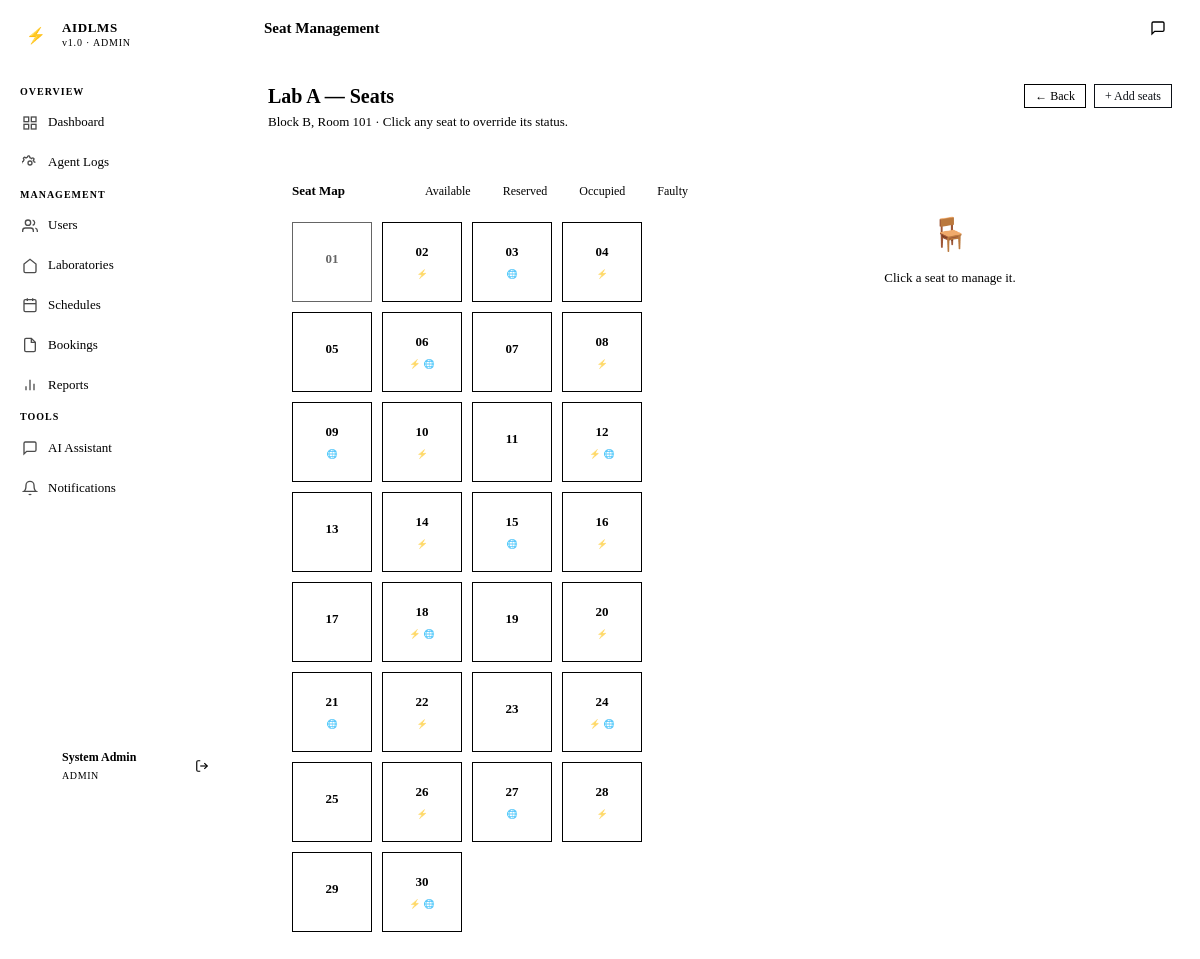
Page /admin/labs/c18dd51e-e56c-4f8e-8ab9-c8b72d5110d7/seats (signed in) on the committed database.
### app/models/models.py (models this page shows, shortened)
class User(UserMixin, db.Model):
    __tablename__ = 'users'
    id = db.Column(db.String(36), primary_key=True, default=gen_uuid)
    name = db.Column(db.String(100), nullable=False)
    email = db.Column(db.String(150), unique=True, nullable=False)
    password_hash = db.Column(db.String(255), nullable=False)
    role = db.Column(db.Enum('student', 'lecturer', 'technician', 'admin', name='user_role'), nullable=False)
    active = db.Column(db.Boolean, default=True)
    created_at = db.Column(db.DateTime, default=datetime.utcnow)
    bookings = db.relationship('Booking', foreign_keys='Booking.user_id', backref='user', lazy='dynamic')
    attendance_records = db.relationship('Attendance', foreign_keys='Attendance.user_id', backref='user', lazy='dynamic')
    notifications = db.relationship('Notification', backref='user', lazy='dynamic')
    chat_logs = db.relationship('ChatLog', backref='user', lazy='dynamic')
    sessions_opened = db.relationship('Session', foreign_keys='Session.lecturer_id', backref='lecturer', lazy='dynamic')
    schedules = db.relationship('Schedule', foreign_keys='Schedule.lecturer_id', backref='lecturer', lazy='dynamic')

class Laboratory(db.Model):
    __tablename__ = 'laboratories'
    id = db.Column(db.String(36), primary_key=True, default=gen_uuid)
    name = db.Column(db.String(100), nullable=False)
    capacity = db.Column(db.Integer, nullable=False)
    location = db.Column(db.String(100), nullable=False)
    status = db.Column(db.Enum('active', 'inactive', 'maintenance', name='lab_status'), default='active')
    created_at = db.Column(db.DateTime, default=datetime.utcnow)
    seats = db.relationship('Seat', backref='laboratory', lazy='dynamic', cascade='all, delete-orphan')
    schedules = db.relationship('Schedule', backref='laboratory', lazy='dynamic')
    equipment = db.relationship('Equipment', backref='laboratory', lazy='dynamic', cascade='all, delete-orphan')

class Seat(db.Model):
    __tablename__ = 'seats'
    id = db.Column(db.String(36), primary_key=True, default=gen_uuid)
    lab_id = db.Column(db.String(36), db.ForeignKey('laboratories.id'), nullable=False)
    seat_number = db.Column(db.String(10), nullable=False)
    status = db.Column(db.Enum('available', 'reserved', 'occupied', 'faulty', name='seat_status'), default='available')
    has_power = db.Column(db.Boolean, default=False)
    has_network = db.Column(db.Boolean, default=False)
    updated_at = db.Column(db.DateTime, default=datetime.utcnow, onupdate=datetime.utcnow)
    bookings = db.relationship('Booking', backref='seat', lazy='dynamic')

### app/admin/routes.py (the view)
@admin_bp.route('/labs/<lab_id>/seats')
@admin_required
def lab_seats(lab_id):
    lab = Laboratory.query.get_or_404(lab_id)
    seats = Seat.query.filter_by(lab_id=lab_id).order_by(Seat.seat_number).all()
    return render_template('admin/lab_seats.html', lab=lab, seats=seats)

### app/admin/routes.py (called while the page is built)
def admin_required(f):
    @wraps(f)
    def decorated(*args, **kwargs):
        if current_user.role != 'admin':
            return redirect(url_for('auth.login'))
        return f(*args, **kwargs)
    return login_required(decorated)

### app/templates/admin/lab_seats.html (shortened to what this page needs)
{% extends "base.html" %}
{% block page_title %}Seat Management{% endblock %}
{% block content %}
<div class="page-header">
  <div class="page-header-text">
    <h1>{{ lab.name }} — Seats</h1>
    <p>{{ lab.location }} · Click any seat to override its status.</p>
  </div>
  <div class="page-header-actions">
    <a href="{{ url_for('admin.labs') }}" class="btn btn-secondary btn-sm">← Back</a>
    <button class="btn btn-primary btn-sm" onclick="document.getElementById('addSeatsModal').classList.remove('hidden')">+ Add seats</button>
  </div>
</div>
<div class="grid-2" style="align-items:start;">
  <div class="seat-map-container" data-lab-id="{{ lab.id }}">
    <div class="seat-map-header">
      <div style="font-size:13px; font-weight:600;">Seat Map
        <span class="live-dot" style="margin-left:8px;"></span>
      </div>
      <div class="seat-legend">
        <div class="legend-item"><div class="legend-dot available"></div> Available</div>
        <div class="legend-item"><div class="legend-dot reserved"></div> Reserved</div>
        <div class="legend-item"><div class="legend-dot occupied"></div> Occupied</div>
        <div class="legend-item"><div class="legend-dot faulty"></div> Faulty</div>
      </div>
    </div>
    <div class="seat-grid" id="seatGrid">
      {% for seat in seats %}
      <div class="seat-card seat-{{ seat.status }}"
           id="seat-{{ seat.id }}"
           data-seat-id="{{ seat.id }}"
           onclick="openSeatModal('{{ seat.id }}', '{{ seat.seat_number }}', '{{ seat.status }}')"
           title="Seat {{ seat.seat_number }}{% if seat.has_power %} · ⚡{% endif %}{% if seat.has_network %} · 🌐{% endif %}">
        {{ seat.seat_number }}
        <div class="seat-icons">
          {% if seat.has_power %}<span class="seat-icon-small">⚡</span>{% endif %}
          {% if seat.has_network %}<span class="seat-icon-small">🌐</span>{% endif %}
        </div>
      </div>
      {% endfor %}
    </div>
  </div>
  <div class="card" id="seatDetailPanel">
    <div style="text-align:center; padding:32px; color:var(--color-text-muted); font-size:13px;">
      <div style="font-size:32px; margin-bottom:8px;">🪑</div>
      Click a seat to manage it.
    </div>
  </div>
</div>
{% endblock %}

### app/templates/base.html (shortened to what this page needs)
<!DOCTYPE html>
<html lang="en">
<head>
  <link rel="stylesheet" href="{{ url_for('static', filename='css/style.css') }}">
</head>
<body>
<div class="app-shell">
  <aside class="sidebar" id="sidebar">
    <div class="sidebar-brand">
      <a href="{{ url_for('admin.dashboard') if current_user.role == 'admin' else url_for(current_user.role + '.dashboard') }}" class="brand-logo">
        <div class="brand-icon">⚡</div>
        <div class="brand-text">
          <span class="brand-name">AIDLMS</span>
          <span class="brand-sub">v1.0 · {{ current_user.role | upper }}</span>
        </div>
      </a>
    </div>
    <nav class="sidebar-nav">
      {% if current_user.role == 'student' %}
        <span class="nav-section-label">Main</span>
        <a href="{{ url_for('student.dashboard') }}" class="nav-item {% if request.endpoint == 'student.dashboard' %}active{% endif %}">
          <svg class="nav-icon" viewBox="0 0 24 24" fill="none" stroke="currentColor" stroke-width="2"><rect x="3" y="3" width="7" height="7"/><rect x="14" y="3" width="7" height="7"/><rect x="14" y="14" width="7" height="7"/><rect x="3" y="14" width="7" height="7"/></svg>
          Dashboard
        </a>
        <a href="{{ url_for('student.labs') }}" class="nav-item {% if 'labs' in request.endpoint %}active{% endif %}">
          <svg class="nav-icon" viewBox="0 0 24 24" fill="none" stroke="currentColor" stroke-width="2"><path d="M3 9l9-7 9 7v11a2 2 0 01-2 2H5a2 2 0 01-2-2z"/></svg>
          Laboratories
        </a>
        <a href="{{ url_for('student.bookings') }}" class="nav-item {% if request.endpoint == 'student.bookings' %}active{% endif %}">
          <svg class="nav-icon" viewBox="0 0 24 24" fill="none" stroke="currentColor" stroke-width="2"><rect x="3" y="4" width="18" height="18" rx="2"/><line x1="16" y1="2" x2="16" y2="6"/><line x1="8" y1="2" x2="8" y2="6"/><line x1="3" y1="10" x2="21" y2="10"/></svg>
          My Bookings
        </a>
        <a href="{{ url_for('student.schedule') }}" class="nav-item {% if request.endpoint == 'student.schedule' %}active{% endif %}">
          <svg class="nav-icon" viewBox="0 0 24 24" fill="none" stroke="currentColor" stroke-width="2"><circle cx="12" cy="12" r="10"/><path d="M12 6v6l4 2"/></svg>
          Schedule
        </a>
        <a href="{{ url_for('student.attendance') }}" class="nav-item {% if request.endpoint == 'student.attendance' %}active{% endif %}">
          <svg class="nav-icon" viewBox="0 0 24 24" fill="none" stroke="currentColor" stroke-width="2"><path d="M9 11l3 3L22 4"/><path d="M21 12v7a2 2 0 01-2 2H5a2 2 0 01-2-2V5a2 2 0 012-2h11"/></svg>
          Attendance
        </a>
        <span class="nav-section-label">Tools</span>
        <a href="{{ url_for('chatbot.index') }}" class="nav-item {% if 'chatbot' in request.endpoint %}active{% endif %}">
          <svg class="nav-icon" viewBox="0 0 24 24" fill="none" stroke="currentColor" stroke-width="2"><path d="M21 15a2 2 0 01-2 2H7l-4 4V5a2 2 0 012-2h14a2 2 0 012 2z"/></svg>
          AI Assistant
        </a>
        <a href="{{ url_for('student.notifications') }}" class="nav-item {% if request.endpoint == 'student.notifications' %}active{% endif %}">
          <svg class="nav-icon" viewBox="0 0 24 24" fill="none" stroke="currentColor" stroke-width="2"><path d="M18 8A6 6 0 006 8c0 7-3 9-3 9h18s-3-2-3-9"/><path d="M13.73 21a2 2 0 01-3.46 0"/></svg>
          Notifications
          {% if unread_count > 0 %}<span class="nav-badge">{{ unread_count }}</span>{% endif %}
        </a>
      {% elif current_user.role == 'admin' %}
        <span class="nav-section-label">Overview</span>
        <a href="{{ url_for('admin.dashboard') }}" class="nav-item {% if request.endpoint == 'admin.dashboard' %}active{% endif %}">
          <svg class="nav-icon" viewBox="0 0 24 24" fill="none" stroke="currentColor" stroke-width="2"><rect x="3" y="3" width="7" height="7"/><rect x="14" y="3" width="7" height="7"/><rect x="14" y="14" width="7" height="7"/><rect x="3" y="14" width="7" height="7"/></svg>
          Dashboard
        </a>
        <a href="{{ url_for('admin.agent_logs') }}" class="nav-item {% if request.endpoint == 'admin.agent_logs' %}active{% endif %}">
          Agent Logs
        </a>
        <span class="nav-section-label">Management</span>
        <a href="{{ url_for('admin.users') }}" class="nav-item {% if request.endpoint == 'admin.users' %}active{% endif %}">
          <svg class="nav-icon" viewBox="0 0 24 24" fill="none" stroke="currentColor" stroke-width="2"><path d="M17 21v-2a4 4 0 00-4-4H5a4 4 0 00-4 4v2"/><circle cx="9" cy="7" r="4"/><path d="M23 21v-2a4 4 0 00-3-3.87M16 3.13a4 4 0 010 7.75"/></svg>
          Users
        </a>
        <a href="{{ url_for('admin.labs') }}" class="nav-item {% if 'labs' in request.endpoint %}active{% endif %}">
          <svg class="nav-icon" viewBox="0 0 24 24" fill="none" stroke="currentColor" stroke-width="2"><path d="M3 9l9-7 9 7v11a2 2 0 01-2 2H5a2 2 0 01-2-2z"/></svg>
          Laboratories
        </a>
        <a href="{{ url_for('admin.schedules') }}" class="nav-item {% if request.endpoint == 'admin.schedules' %}active{% endif %}">
          <svg class="nav-icon" viewBox="0 0 24 24" fill="none" stroke="currentColor" stroke-width="2"><rect x="3" y="4" width="18" height="18" rx="2"/><line x1="16" y1="2" x2="16" y2="6"/><line x1="8" y1="2" x2="8" y2="6"/><line x1="3" y1="10" x2="21" y2="10"/></svg>
          Schedules
        </a>
        <a href="{{ url_for('admin.bookings') }}" class="nav-item {% if request.endpoint == 'admin.bookings' %}active{% endif %}">
          <svg class="nav-icon" viewBox="0 0 24 24" fill="none" stroke="currentColor" stroke-width="2"><path d="M14 2H6a2 2 0 00-2 2v16a2 2 0 002 2h12a2 2 0 002-2V8z"/><polyline points="14 2 14 8 20 8"/></svg>
          Bookings
        </a>
        <a href="{{ url_for('admin.reports') }}" class="nav-item {% if request.endpoint == 'admin.reports' %}active{% endif %}">
          <svg class="nav-icon" viewBox="0 0 24 24" fill="none" stroke="currentColor" stroke-width="2"><line x1="18" y1="20" x2="18" y2="10"/><line x1="12" y1="20" x2="12" y2="4"/><line x1="6" y1="20" x2="6" y2="14"/></svg>
          Reports
        </a>
        <span class="nav-section-label">Tools</span>
        <a href="{{ url_for('chatbot.index') }}" class="nav-item {% if 'chatbot' in request.endpoint %}active{% endif %}">
          <svg class="nav-icon" viewBox="0 0 24 24" fill="none" stroke="currentColor" stroke-width="2"><path d="M21 15a2 2 0 01-2 2H7l-4 4V5a2 2 0 012-2h14a2 2 0 012 2z"/></svg>
          AI Assistant
        </a>
        <a href="{{ url_for('admin.send_notification') }}" class="nav-item {% if request.endpoint == 'admin.send_notification' %}active{% endif %}">
          <svg class="nav-icon" viewBox="0 0 24 24" fill="none" stroke="currentColor" stroke-width="2"><path d="M18 8A6 6 0 006 8c0 7-3 9-3 9h18s-3-2-3-9"/><path d="M13.73 21a2 2 0 01-3.46 0"/></svg>
          Notifications
        </a>
      {% endif %}
    </nav>
    <div class="sidebar-footer">
      <div class="user-info">
        <div class="user-avatar">{{ current_user.name[0] | upper }}</div>
        <div class="user-details">
          <div class="user-name">{{ current_user.name }}</div>
          <div class="user-role">{{ current_user.role }}</div>
        </div>
        <a href="{{ url_for('auth.logout') }}" class="icon-btn" title="Sign out" style="border:none;">
          <svg width="14" height="14" viewBox="0 0 24 24" fill="none" stroke="currentColor" stroke-width="2"><path d="M9 21H5a2 2 0 01-2-2V5a2 2 0 012-2h4"/><polyline points="16 17 21 12 16 7"/><line x1="21" y1="12" x2="9" y2="12"/></svg>
        </a>
      </div>
    </div>
  </aside>
  <div class="main-content">
    <header class="topbar">
      <span class="topbar-title">{% block page_title %}{% endblock %}</span>
      <div class="topbar-actions">
        <a href="{{ url_for('chatbot.index') }}" class="icon-btn" title="AI Assistant">
          <svg width="16" height="16" viewBox="0 0 24 24" fill="none" stroke="currentColor" stroke-width="2"><path d="M21 15a2 2 0 01-2 2H7l-4 4V5a2 2 0 012-2h14a2 2 0 012 2z"/></svg>
        </a>
      </div>
    </header>
    <main class="page-content">
      {% block content %}{% endblock %}
    </main>
  </div>
</div>
</body>
</html>

### rows in the picture
User: role "ADMIN", name "System Admin"
Laboratory: name "Lab A", location "Block B, Room 101"
Seat: seat_number "01"
Seat: seat_number "02"
Seat: seat_number "03"
Seat: seat_number "04"
Seat: seat_number "05"
Seat: seat_number "06"
Seat: seat_number "07"
Seat: seat_number "08"
Seat: seat_number "09"
Seat: seat_number "10"
Seat: seat_number "11"
Seat: seat_number "12"
Seat: seat_number "13"
Seat: seat_number "14"
Seat: seat_number "15"
Seat: seat_number "16"
Seat: seat_number "17"
Seat: seat_number "18"
Seat: seat_number "19"
Seat: seat_number "20"
Seat: seat_number "21"
Seat: seat_number "22"
Seat: seat_number "23"
Seat: seat_number "24"
Seat: seat_number "25"
Seat: seat_number "26"
Seat: seat_number "27"
Seat: seat_number "28"
Seat: seat_number "29"
Seat: seat_number "30"
